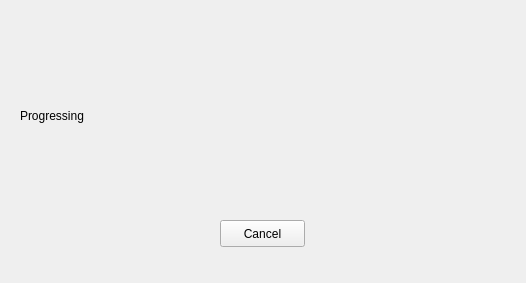
<?xml version="1.0" encoding="UTF-8"?>
<ui version="4.0">
 <class>HNProgressDialog</class>
 <widget class="HNDialog" name="HNProgressDialog">
  <property name="geometry">
   <rect>
    <x>0</x>
    <y>0</y>
    <width>526</width>
    <height>283</height>
   </rect>
  </property>
  <property name="windowTitle">
   <string>Dialog</string>
  </property>
  <widget class="HNPushButton" name="btnCancel">
   <property name="geometry">
    <rect>
     <x>220</x>
     <y>220</y>
     <width>85</width>
     <height>27</height>
    </rect>
   </property>
   <property name="text">
    <string>Cancel</string>
   </property>
  </widget>
  <widget class="HNProgressBar" name="widgetBar" native="true">
   <property name="geometry">
    <rect>
     <x>20</x>
     <y>50</y>
     <width>481</width>
     <height>31</height>
    </rect>
   </property>
  </widget>
  <widget class="QLabel" name="label">
   <property name="geometry">
    <rect>
     <x>20</x>
     <y>100</y>
     <width>281</width>
     <height>31</height>
    </rect>
   </property>
   <property name="text">
    <string>Progressing</string>
   </property>
  </widget>
 </widget>
 <customwidgets>
  <customwidget>
   <class>HNPushButton</class>
   <extends>QPushButton</extends>
   <header>hnpushbutton.h</header>
  </customwidget>
  <customwidget>
   <class>HNDialog</class>
   <extends>QWidget</extends>
   <header>hndialog.h</header>
   <container>1</container>
  </customwidget>
  <customwidget>
   <class>HNProgressBar</class>
   <extends>QWidget</extends>
   <header>hnprogressbar.h</header>
   <container>1</container>
  </customwidget>
 </customwidgets>
 <resources/>
 <connections/>
</ui>
